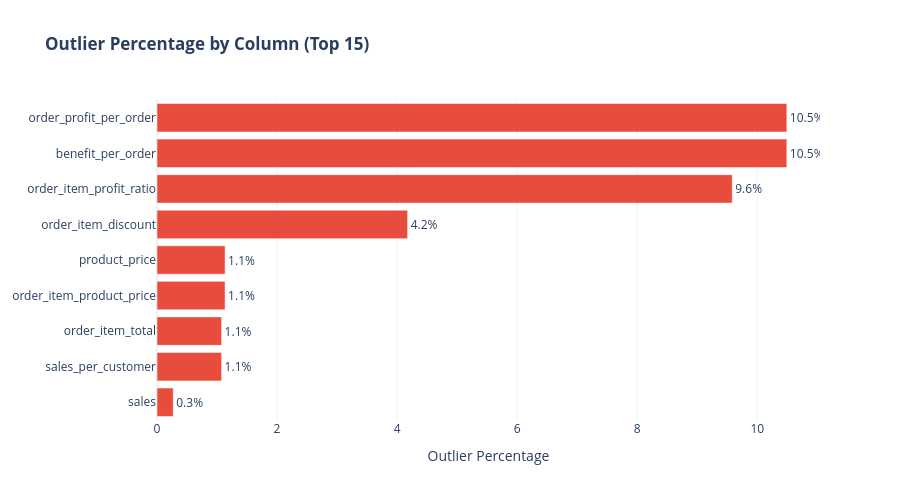

The cell this chart's notebook holds for it:
### Markdown cell above
---

## 5. Outlier Detection & Treatment

**Talking Point**: "Outliers can distort model training. We use IQR-based capping to handle extreme values while preserving the underlying distribution."

### Code cell
# ============================================================
# STEP 5: OUTLIER DETECTION & TREATMENT
# ============================================================

# Select numeric columns for outlier analysis
numeric_cols = df.select_dtypes(include=[np.number]).columns.tolist()

# Exclude ID columns and specific columns
exclude_patterns = ['_id', 'id_', 'latitude', 'longitude', 'zipcode', 'late_delivery']
numeric_cols = [c for c in numeric_cols if not any(p in c.lower() for p in exclude_patterns)]

# Calculate outlier statistics
outlier_stats = []
for col in numeric_cols:
    Q1 = df[col].quantile(0.25)
    Q3 = df[col].quantile(0.75)
    IQR = Q3 - Q1
    lower_bound = Q1 - 1.5 * IQR
    upper_bound = Q3 + 1.5 * IQR

    outliers = ((df[col] < lower_bound) | (df[col] > upper_bound)).sum()
    outlier_pct = outliers / len(df) * 100

    if outliers > 0:
        outlier_stats.append({
            'column': col,
            'outliers': outliers,
            'outlier_pct': outlier_pct,
            'lower_bound': lower_bound,
            'upper_bound': upper_bound
        })

outlier_df = pd.DataFrame(outlier_stats).sort_values('outlier_pct', ascending=False)

if len(outlier_df) > 0:
    # Visualize outlier distribution
    fig = go.Figure()

    fig.add_trace(go.Bar(
        x=outlier_df['outlier_pct'].values[:15],
        y=outlier_df['column'].values[:15],
        orientation='h',
        marker_color='#e74c3c',
        text=[f"{v:.1f}%" for v in outlier_df['outlier_pct'].values[:15]],
        textposition='outside'
    ))

    fig.update_layout(
        title='<b>Outlier Percentage by Column (Top 15)</b>',
        xaxis_title='Outlier Percentage',
        yaxis={'categoryorder': 'total ascending'},
        height=500,
        showlegend=False
    )
    fig.show()

    print(f"\nOUTLIER ANALYSIS:")
    print(f"   Columns with outliers: {len(outlier_df)}")
    print(f"   Max outlier percentage: {outlier_df['outlier_pct'].max():.1f}%")

### Figure 1 — Plotly figure (JSON) as saved in the notebook; plotly's stock layout.template omitted (floating-point values rounded to 4 significant figures)
{"data": [{"marker": {"color": "#e74c3c"}, "orientation": "h", "text": ["10.5%", "10.5%", "9.6%", "4.2%", "1.1%", "1.1%", "1.1%", "1.1%", "0.3%"], "textposition": "outside", "type": "bar", "x": [10.49, 10.49, 9.583, 4.175, 1.135, 1.135, 1.076, 1.076, 0.2703], "y": ["benefit_per_order", "order_profit_per_order", "order_item_profit_ratio", "order_item_discount", "order_item_product_price", "product_price", "sales_per_customer", "order_item_total", "sales"]}], "layout": {"height": 500, "showlegend": false, "title": {"text": "<b>Outlier Percentage by Column (Top 15)</b>"}, "xaxis": {"title": {"text": "Outlier Percentage"}}, "yaxis": {"categoryorder": "total ascending"}}}
